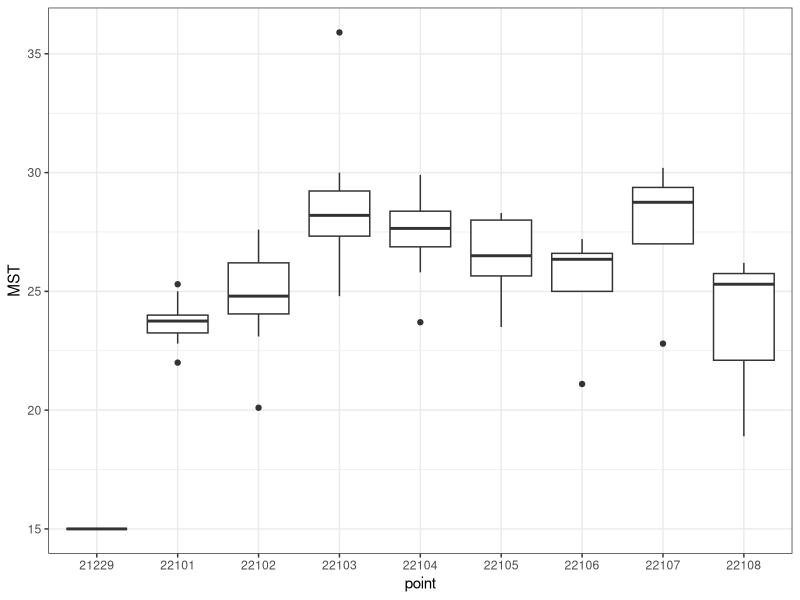

Recreate this plot in R. (Note: this script raises an error after producing the figure.)
packages <- c("tidyverse","lubridate","evd")
sapply(packages,require,character.only=TRUE)

rm(list=ls())

# 기상청 해양부이 자료
data_1 <- read_csv("data/OBS_BUOY_DD1.csv",col_types = "cDddddddddddd")
data_2 <- read_csv("data/OBS_BUOY_DD2.csv",col_types = "cDddddddddddd")
data_3 <- read_csv("data/OBS_BUOY_DD3.csv",col_types = "cDddddddddddd")

data <- do.call(bind_rows, list(data_1,data_2,data_3))

# 일평균 수온의 연간 최고치
data1 <-
  data %>%
  mutate(year=year(일시),
         point=지점, 지점=NULL,
         point_no=factor(point) %>% as.integer()) %>% 
  group_by(point_no,point,year) %>% 
  summarise(MST=max(`평균 수온(°C)`,na.rm=TRUE),
            AST=mean(`평균 수온(°C)`,na.rm=TRUE),
            SD=sd(`평균 수온(°C)`,na.rm=TRUE),.groups="drop") 
saveRDS(data1,"data/SST_toy_data.rds")


# boxplot
data11 <- data1 %>% 
  mutate(지점=as.factor(point), year=NULL) %>% 
  drop_na() %>% 
ggplot(aes(point,MST))+
  geom_boxplot()+
  theme_bw()


# 관측지점별 시계열 
data2 <- data1 %>% select(-c(AST,SD,point_no)) %>%  
  pivot_wider(names_from=point,values_from=MST) %>% 
  arrange(year)


# 관측치 10개이상의 데이터 요약
summary(data2 %>% select(where(~sum(!is.na(.x))>=10)))


# 지점별 Gumbel v.s. GEV fitting

# 지점 21101(덕적도)

# GEV
mod1_1 <- fgev(pull(data2,3))
# Gumbel
mod1_2 <- fgev(pull(data2,3),shape=0)

# Goodness of fitness
par(mfrow=c(2,2))
plot(mod1_1)
plot(mod1_2)
dev.off()
# anova test
anova(mod1_1,mod1_2)


# 지점 21102(칠발도)

# GEV
mod2_1 <- fgev(pull(data2,4))
# Gumbel
mod2_2 <- fgev(pull(data2,4),shape=0)

# Goodness of fitness
par(mfrow=c(2,4),mar=c(3,3,2,1))
plot(mod2_1)
plot(mod2_2)
dev.off()
# anova test
anova(mod2_1,mod2_2)


